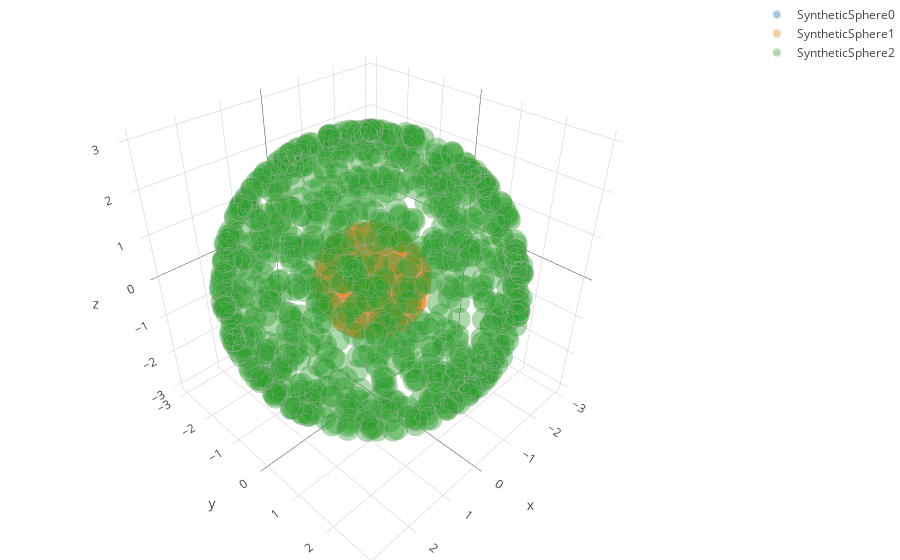

Notebook cell for this chart:
### Code cell
x_all = [x1,x2,x3]
y_all = [y1,y2,y3]
z_all = [z1,z2,z3]
plt_data = []
for i in range(len(x_all)):  

    trace = go.Scatter3d(
                name = 'SyntheticSphere'+repr(i),
                x = x_all[i],
                y = y_all[i],
                z = z_all[i],
                mode = 'markers',
                marker = dict(
                    color = i,
                    size = 8,
                    symbol = 'circle',
                    line = dict(
                        color = 'rgb(180, 180, 180)',
                        width = 1.0
                    ),
                    opacity = 0.4
                )
            )

    plt_data.append(trace)

layout = go.Layout(margin = dict(l = 0, r = 0, b = 0, t = 0))

fig = go.Figure(data=plt_data, layout=layout)

iplot(fig)

### Figure 1 — Plotly figure (JSON) as saved in the notebook; plotly's stock layout.template omitted (floating-point values rounded to 4 significant figures; data arrays with more than 128 entries replaced by an {"elided": "..."} marker saying what was removed)
{"data": [{"marker": {"color": 0, "line": {"color": "rgb(180, 180, 180)", "width": 1}, "opacity": 0.4, "size": 8, "symbol": "circle"}, "mode": "markers", "name": "SyntheticSphere0", "type": "scatter3d", "uid": "2475a9ce-cf11-11e8-96b4-1c1b0decb58d", "x": [-0.05819, -0.1516, -0.05044, -0.0376, 0.1627, -0.03791, 0.03723, -0.1482, 0.02672, -0.1995, 0.1151, 0.02271, 0.05939, 0.09419, 0.1246, 0.04521, 0.186, -0.08441, 0.01478, -0.1399, 0.1124, -0.07853, -0.1173, -0.1248, -0.06296, 0.108, -0.05024, 0.01824, 0.1342, -0.1463, 0.1764, -0.04682, 0.0655, -0.01766, 0.09877, 0.03935, 0.1618, -0.07599, 0.02989, -0.1476, 0.1103, 0.007801, 0.001069, 0.1192, -0.0891, 0.1237, -0.05931, -0.1109, 0.003408, 0.1484], "y": [-0.1197, -0.0421, -0.03147, 0.1887, -0.1095, -0.1796, 0.1407, -0.1335, -0.001046, -0.00791, -0.09472, -0.118, 0.1908, 0.1612, -0.1195, -0.194, -0.0143, 0.1506, -0.1924, 0.05725, -0.03242, -0.169, 0.13, -0.07745, -0.0222, 0.1665, -0.06144, -0.1938, 0.005928, -0.07877, -0.03147, 0.1594, 0.1408, 0.0567, 0.1737, -0.1079, -0.1007, 0.1836, -0.1958, -0.1189, -0.1543, -0.1139, 0.007522, -0.08146, -0.06829, 0.02489, 0.1773, 0.03083, -0.1398, -0.1156], "z": [-0.1493, 0.1235, -0.191, -0.05452, 0.03945, -0.07935, 0.1372, -0.01468, 0.1982, 0.01125, -0.1333, -0.1599, -0.008916, -0.07162, 0.101, -0.01747, -0.07204, -0.101, -0.05249, -0.1309, -0.1622, 0.07266, -0.09668, -0.1357, -0.1885, -0.02475, -0.1836, 0.04601, -0.1482, 0.1113, -0.08892, -0.1114, -0.1261, 0.191, -0.008748, -0.1637, 0.06066, 0.02264, -0.02798, 0.06379, -0.0635, 0.1642, -0.1999, -0.1384, -0.1655, 0.1552, -0.07103, -0.1636, -0.143, -0.0679]}, {"marker": {"color": 1, "line": {"color": "rgb(180, 180, 180)", "width": 1}, "opacity": 0.4, "size": 8, "symbol": "circle"}, "mode": "markers", "name": "SyntheticSphere1", "type": "scatter3d", "uid": "2475a9cf-cf11-11e8-96b4-1c1b0decb58d", "x": {"elided": "300 float values"}, "y": {"elided": "300 float values"}, "z": {"elided": "300 float values"}}, {"marker": {"color": 2, "line": {"color": "rgb(180, 180, 180)", "width": 1}, "opacity": 0.4, "size": 8, "symbol": "circle"}, "mode": "markers", "name": "SyntheticSphere2", "type": "scatter3d", "uid": "2475a9d0-cf11-11e8-96b4-1c1b0decb58d", "x": {"elided": "900 float values"}, "y": {"elided": "900 float values"}, "z": {"elided": "900 float values"}}], "layout": {"margin": {"b": 0, "l": 0, "r": 0, "t": 0}}}
